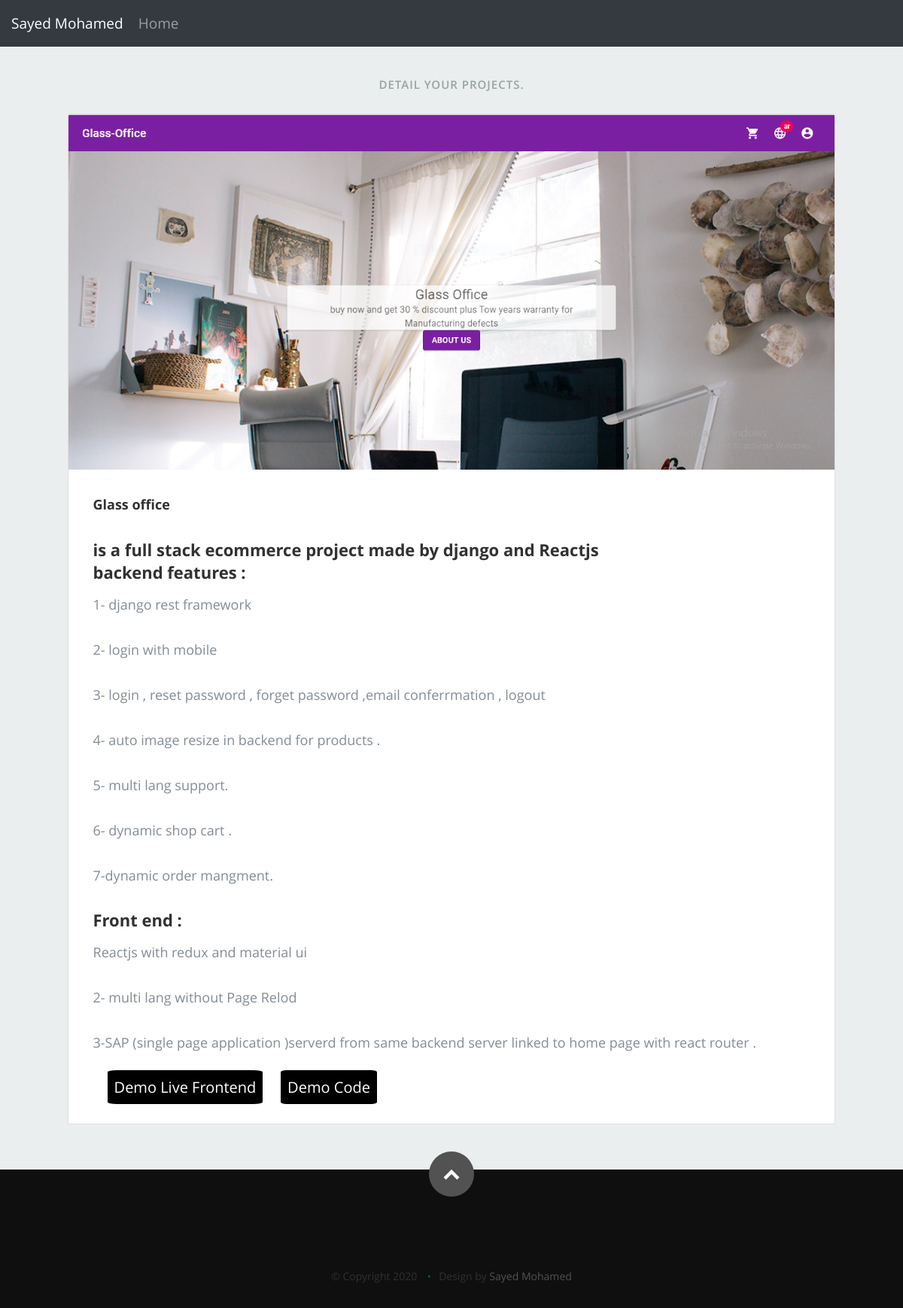
Screenshot of /3/ with the database file from the repository.
### info/models.py (models this page shows, shortened)
class Project(models.Model):
    title 		= models.CharField(max_length=200)
    image 		= models.ImageField(upload_to='static/img', null=True)
    description = RichTextField()
    link		= models.URLField()
    link_back    = models.URLField(null=True , default=True )
    code_link   = models.URLField(null=True)

### info/views.py (the view)
# urls.py: path('<int:id>/', views.details, name='details'),
def details(request, id):
	print(id)
	project = Project.objects.get(id=id)
	context = {'project' : project}
	return render(request , 'detail.html' , context)

### info/templates/detail.html (shortened to what this page needs)
{% load static %}
<!DOCTYPE html>
<html class="no-js" lang="en">
<head>
    <link rel="stylesheet" href="https://stackpath.bootstrapcdn.com/bootstrap/4.5.0/css/bootstrap.min.css">
    <link rel="stylesheet" href="{% static 'css/default.css' %}">
    <link rel="stylesheet" href="{% static 'css/layout.css' %}">
    <link rel="stylesheet" href="{% static 'css/media-queries.css' %}">
    <link rel="stylesheet" href="{% static 'css/magnific-popup.css' %}">
</head>
<body>
	<nav class="navbar navbar-expand-lg navbar-dark bg-dark" style="font-size: 19px;">
	  <div class="collapse navbar-collapse" id="navbarSupportedContent">
	    <ul class="navbar-nav">
	      <li class="nav-item active">
	        <a class="nav-link" href="/">Sayed Mohamed <span class="sr-only">(current)</span></a>
	      </li>
	      <li class="nav-item" style="margin-left: 10px;">
	        <a class="nav-link" href="/">Home</a>
	      </li>
	    </ul>
	  </div>
	</nav>
 <section id="portfolio">
      <div class="row" style="margin-left: auto; margin-right: auto">
         <div class="twelve columns collapsed" style="margin-top: -5%;">
            <h1 style="margin-bottom: 26px;">Detail Your Projects.</h1>
            <div class="card" style="background-color: #fff">
			  <img src="{{ project.image.url }}" class="card-img-top" alt="...">
			  <div class="card-body" style="font-size: 18px;padding: 3.25rem;">
			    <h5 class="card-title">{{project.title}}</h5>
			    <p class="card-text">{{project.description|safe}}</p>
          {% if project.link %}
			    <a href="{{project.link}}" class="link-ref">Demo Live Frontend</a>
          {% endif %}
			    <a href="{{project.code_link}}" class="link-ref">Demo Code</a>
			  </div>
			</div>
         </div>
      </div>
   </section>
   <footer>
      <div class="row">
         <div class="twelve columns">
            <ul class="social-links">
               <li><a href="https://www.facebook.com/youssef.elbieh"><i class="fa fa-facebook"></i></a></li>
               <li><a href="mailto:Selbieh@gmail.com"><i class="fa fa-google-plus"></i></a></li>
               <li><a href="https://www.linkedin.com/in/sayed-elbieh-892a6917a/">
                <i class="fa fa-linkedin"></i></a></li>
               <li><a href="https://github.com/selbieh?tab=repositories"><i class="fa fa-github"></i></a></li>
               <li><a href="https://stackoverflow.com/users/9535120/youssef?tab=profile"><i class="fa fa-stack-overflow"></i></a></li>
            </ul>
            <ul class="copyright">
               <li>&copy; Copyright 2020</li>
               <li>Design by <a title="Styleshout" href="/">Sayed Mohamed</a></li>
            </ul>
         </div>
         <div id="go-top"><a class="smoothscroll" title="Back to Top" href="#home"><i class="icon-up-open"></i></a></div>
      </div>
   </footer>
</body>
</html>

### static/css/default.css (style rules this page uses)
html, body, div, span, object, iframe, h1, h2, h3, h4, h5, h6, p, blockquote, pre, abbr, address, cite, code, del, dfn, em, img, ins, kbd, q, samp, small, strong, sub, sup, var, b, i, dl, dt, dd, ol, ul, li, fieldset, form, label, legend, table, caption, tbody, tfoot, thead, tr, th, td, article, aside, canvas, details, figcaption, figure, footer, header, hgroup, menu, nav, section, summary, time, mark, audio, video { margin: 0; padding: 0; border: 0; outline: 0; font-size: 100%; vertical-align: baseline; background: transparent; }
article,aside,details,figcaption,figure, footer,header,hgroup,menu,nav,section { display: block; }
*, *:before, *:after { -moz-box-sizing: border-box; -webkit-box-sizing: border-box; box-sizing: border-box; }
html { font-size: 62.5%; -webkit-font-smoothing: antialiased; }
body { background: #fff; font-family: 'opensans-regular', sans-serif; font-weight: normal; font-size: 15px; line-height: 30px; color: #838C95; -webkit-font-smoothing: antialiased; -webkit-text-size-adjust: 100%; }
h1, h2, h3, h4, h5, h6 { color: #313131; font-family: 'opensans-bold', sans-serif; font-weight: normal; }
h1 { font-size: 38px; line-height: 42px; margin-bottom: 12px; letter-spacing: -1px; }
h3 { font-size: 22px; line-height: 30px; margin-bottom: 12px; }
h5 { font-size: 18px; line-height: 30px; }
p { margin: 0 0 30px 0; }
a, a:visited { text-decoration: none; outline: 0; color: #11ABB0; -webkit-transition: color .3s ease-in-out; -moz-transition: color .3s ease-in-out; -o-transition: color .3s ease-in-out; transition: color .3s ease-in-out; }
ul, ol { margin-bottom: 24px; margin-top: 12px; }
ul { list-style: none outside; }
li { line-height: 18px; margin-bottom: 12px; }
img { max-width: 100%; height: auto; }
.row { width: 96%; max-width: 1020px; margin: 0 auto; }
.row:before, .row:after { content: " "; display: table; }
.row:after { clear: both; }
.column, .columns { position: relative; padding: 0 20px; min-height: 1px; float: left; }
.row.collapsed > .column, .row.collapsed > .columns, .column.collapsed, .columns.collapsed { padding: 0; }
.row .twelve { width: 100%; }

### static/css/layout.css (style rules this page uses)
body { background: #0f0f0f; }
#portfolio { background: #ebeeee; padding-top: 90px; padding-bottom: 60px; }
#portfolio h1 { font: 15px/24px 'opensans-semibold', sans-serif; text-transform: uppercase; letter-spacing: 1px; text-align: center; margin-bottom: 48px; color: #95A3A3; }
footer { padding-top: 48px; margin-bottom: 48px; color: #303030; font-size: 14px; text-align: center; position: relative; }
footer a, footer a:visited { color: #525252; }
footer .copyright { margin: 0; padding: 0; }
footer .copyright li { display: inline-block; margin: 0; padding: 0; line-height: 24px; }
footer .copyright li:before { content: "\2022"; padding-left: 10px; padding-right: 10px; color: #095153; }
footer .copyright li:first-child:before { display: none; }
footer .social-links { margin: 18px 0 30px 0; padding: 0; font-size: 30px; }
footer .social-links li { display: inline-block; margin: 0; padding: 0; margin-left: 42px; color: #F06000; }
footer .social-links li:first-child { margin-left: 0; }
#go-top { position: absolute; top: -24px; left: 50%; margin-left: -30px; }
#go-top a { text-decoration: none; border: 0 none; display: block; width: 60px; height: 60px; background-color: #525252; -webkit-transition: all 0.2s ease-in-out; -moz-transition: all 0.2s ease-in-out; -o-transition: all 0.2s ease-in-out; -ms-transition: all 0.2s ease-in-out; transition: all 0.2s ease-in-out; color: #fff; font-size: 21px; line-height: 60px; border-radius: 100%; }
.card-body .link-ref { background: #000; padding: 9px; margin-left: 2%; border-radius: 6%; color: #fff; font-size: 20px; }

### rows the page displays
Project: image (picture), title "Glass office", description "is a full stack ecommerce project made by django and Reactjs backend features : 1- django rest framework 2- login with mobile 3- login , reset password , forget password ,email conferrmation , logout 4- auto image resize in backend for products . 5- multi lang support. 6- dynamic shop cart . 7-dynamic order mangment. Front end : Reactjs with redux and material ui 2- multi lang without Page Relod 3-SAP (single page application )serverd from same backend server linked to home page with react router ."
